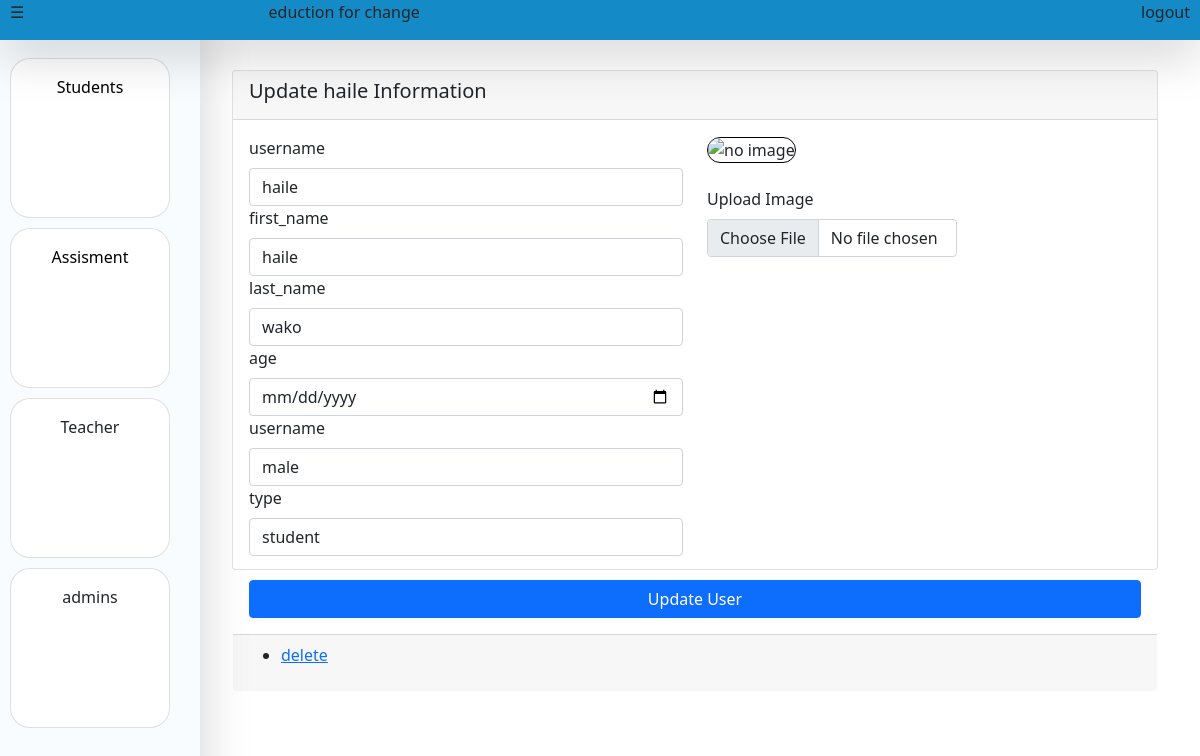
Screenshot of /main/update_users/2 with the database file from the repository.
### admins/models.py (models this page shows)
class Account(models.Model):
    uname=models.CharField(max_length=233,null=True)
    fname=models.CharField(max_length=233,null=True)
    lname=models.CharField(max_length=233,null=True)
    age=models.DateTimeField(null=True)
    gender=models.CharField(max_length=233,null=True)
    image=models.TextField(null=True)
    role=models.CharField(max_length=233,null=True)
    sec=models.ForeignKey(Section,on_delete=models.CASCADE,null=True)

### admins/views.py (the view, shortened to what this page needs)
# urls.py: path('update_users/<int:id>',views.update_users,name="update_users"),
def update_users(request,id):
    user=Account.objects.get(id=id)
    return render(request,"admins/update_user.html",{'user':user})

### template/admins/update_user.html (shortened to what this page needs)
{%extends 'admins/home.html' %}
    {%block main%}
    <div class="card" style="width: 100%; height: 500px;top: 70px;">
        <div class="card-header">
            <h5>Update {{user.uname}} Information</h5>
        </div>
              <div class="card-body">
        <form action="" method="post">
            <div class="row">
                <div class="col-6">
        <label for="" class="form-label">username</label>
        <input type="text" class="form-control" name="uname" value="{{user.uname}}">
        <label for="" class="form-label">first_name</label>
        <input type="text" class="form-control" name="fname" value="{{user.fname}}">
        <label for="" class="form-label">last_name</label>
        <input type="text" class="form-control" name="lname" value="{{user.lname}}">
        <label for="" class="form-label">age</label>
        <input type="date" mina="2000-01-01" maxa="1945-12-31" value="{{user.age}}" value="2000-01-01"  class="form-control" name="age">
        <label for="" class="form-label">username</label>
        <select class="form-control" name="gender" value="{{user.gender}}" >
        <option value="male">male</option>
        </select>
        <label for="" class="form-label">type</label>
        <select name="role" id="" class="form-control" value="{{user.role}}">
            <option value="1">student</option>
        </select>
                </div>
                <div class="col-6">
                    <div class="display">
                        <img src="" alt="no image" id="im" srcset="" style="width:  250px;height: 250px;border: 1px solid black;border-radius: 20px;">
                    </div>
                    <br>
                    <div class="" style="top: 380px;">
                        <label for="" class="form-label">Upload Image</label>
                        <input type="file" class="form-control" name="" id="img" style="width: 250px;">
                    </div>
                </div>
            </div>
            <br>
            <button class="btn btn-primary" style="width: 100%;">Update User</button>
        </form></div>
    <div class="card-footer">
<ul>
    <li><a href="{%url 'main:delete_users' user.id %}">delete</a></li>
</ul>
    </div>
    </div>
    {%endblock%}

### rows the page displays
Account: uname "haile", fname "haile", lname "wako", gender "male", role "student"
